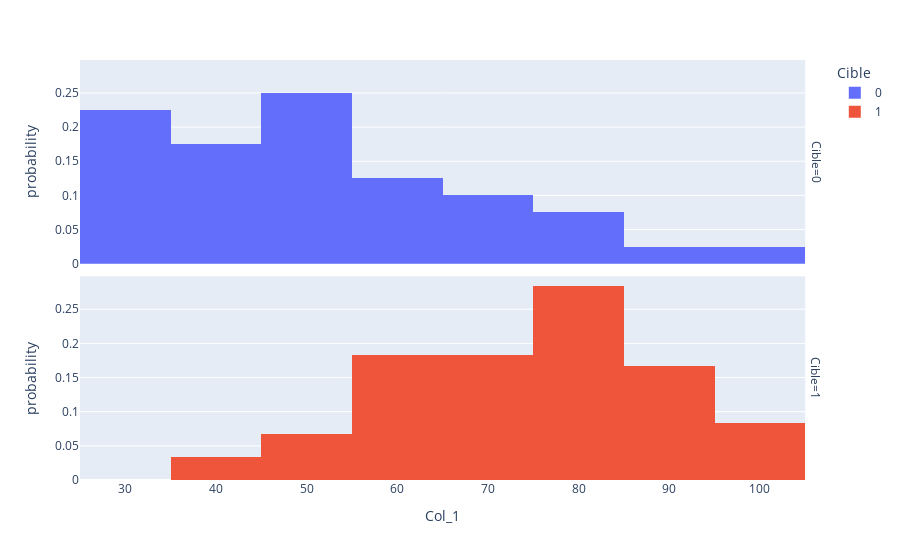
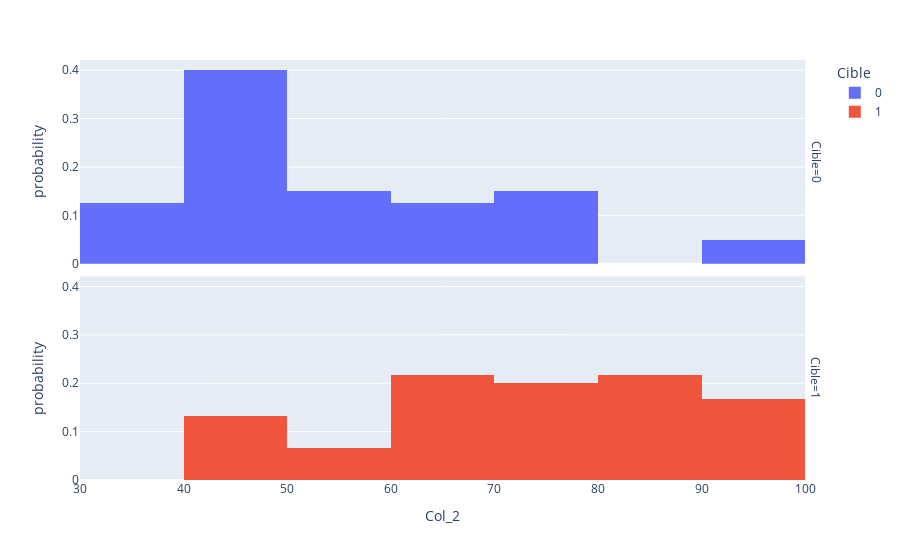

Source (notebook cell) for these figures, in order:
### Code cell
num_features = ['Col_1', 'Col_2']
for f in num_features:
    fig = px.histogram(df, f, color = 'Cible', facet_row = 'Cible', histnorm = 'probability')
    fig.show()

### Figure 1 — Plotly figure (JSON) as saved in the notebook; plotly's stock layout.template omitted (floating-point values rounded to 4 significant figures)
{"data": [{"alignmentgroup": "True", "bingroup": "x", "histnorm": "probability", "hovertemplate": "Cible=0<br>Col_1=%{x}<br>probability=%{y}<extra></extra>", "legendgroup": "0", "marker": {"color": "#636efa", "pattern": {"shape": ""}}, "name": "0", "offsetgroup": "0", "orientation": "v", "showlegend": true, "type": "histogram", "x": [34.62, 30.29, 35.85, 45.08, 95.86, 75.01, 39.54, 67.95, 67.37, 50.53, 34.21, 93.11, 61.83, 38.79, 52.11, 40.24, 54.64, 33.92, 74.79, 34.18, 51.55, 82.37, 51.05, 62.22, 34.52, 50.29, 49.59, 32.58, 35.29, 56.25, 30.06, 44.67, 66.56, 49.07, 32.72, 60.46, 82.23, 42.08, 52.35, 55.48], "xaxis": "x2", "yaxis": "y2"}, {"alignmentgroup": "True", "bingroup": "x", "histnorm": "probability", "hovertemplate": "Cible=1<br>Col_1=%{x}<br>probability=%{y}<extra></extra>", "legendgroup": "1", "marker": {"color": "#EF553B", "pattern": {"shape": ""}}, "name": "1", "offsetgroup": "1", "orientation": "v", "showlegend": true, "type": "histogram", "x": [60.18, 79.03, 61.11, 75.02, 76.1, 84.43, 82.31, 69.36, 53.97, 69.07, 70.66, 76.98, 89.68, 77.92, 62.27, 80.19, 61.38, 85.4, 52.05, 64.18, 83.9, 94.44, 77.19, 97.77, 62.07, 91.56, 79.94, 99.27, 90.55, 97.65, 74.25, 71.8, 75.4, 40.46, 80.28, 66.75, 64.04, 72.35, 60.46, 58.84, 99.83, 47.26, 50.46, 88.91, 94.83, 67.32, 57.24, 80.37, 68.47, 75.48, 78.64, 94.09, 90.45, 74.49, 89.85, 83.49, 42.26, 99.32, 55.34, 74.78], "xaxis": "x", "yaxis": "y"}], "layout": {"annotations": [{"font": {}, "showarrow": false, "text": "Cible=1", "textangle": 90, "x": 0.98, "xanchor": "left", "xref": "paper", "y": 0.2425, "yanchor": "middle", "yref": "paper"}, {"font": {}, "showarrow": false, "text": "Cible=0", "textangle": 90, "x": 0.98, "xanchor": "left", "xref": "paper", "y": 0.7575, "yanchor": "middle", "yref": "paper"}], "barmode": "relative", "legend": {"title": {"text": "Cible"}, "tracegroupgap": 0}, "margin": {"t": 60}, "xaxis": {"anchor": "y", "domain": [0, 0.98], "title": {"text": "Col_1"}}, "xaxis2": {"anchor": "y2", "domain": [0, 0.98], "matches": "x", "showticklabels": false}, "yaxis": {"anchor": "x", "domain": [0, 0.485], "title": {"text": "probability"}}, "yaxis2": {"anchor": "x2", "domain": [0.515, 1], "matches": "y", "title": {"text": "probability"}}}}

### Figure 2 — Plotly figure (JSON) as saved in the notebook; plotly's stock layout.template omitted (floating-point values rounded to 4 significant figures)
{"data": [{"alignmentgroup": "True", "bingroup": "x", "histnorm": "probability", "hovertemplate": "Cible=0<br>Col_2=%{x}<br>probability=%{y}<extra></extra>", "legendgroup": "0", "marker": {"color": "#636efa", "pattern": {"shape": ""}}, "name": "0", "offsetgroup": "0", "orientation": "v", "showlegend": true, "type": "histogram", "x": [78.02, 43.89, 72.9, 56.32, 38.23, 30.6, 76.04, 46.68, 42.84, 48.86, 44.21, 38.8, 50.26, 65.0, 63.13, 71.17, 52.21, 98.87, 41.57, 75.24, 46.86, 40.62, 45.82, 52.06, 60.4, 49.8, 59.81, 95.6, 47.02, 39.26, 49.59, 66.45, 41.09, 51.88, 43.31, 42.51, 42.72, 78.84, 60.77, 35.57], "xaxis": "x2", "yaxis": "y2"}, {"alignmentgroup": "True", "bingroup": "x", "histnorm": "probability", "hovertemplate": "Cible=1<br>Col_2=%{x}<br>probability=%{y}<extra></extra>", "legendgroup": "1", "marker": {"color": "#EF553B", "pattern": {"shape": ""}}, "name": "1", "offsetgroup": "1", "orientation": "v", "showlegend": true, "type": "histogram", "x": [86.31, 75.34, 96.51, 46.55, 87.42, 43.53, 76.48, 97.72, 89.21, 52.74, 92.93, 47.58, 65.8, 68.97, 69.95, 44.82, 72.81, 57.05, 69.43, 80.91, 56.31, 65.57, 70.46, 86.73, 96.77, 88.7, 74.16, 61.0, 43.39, 68.86, 69.82, 78.45, 85.76, 97.54, 92.12, 60.99, 78.03, 96.23, 73.09, 75.86, 72.37, 88.48, 75.81, 69.8, 45.69, 66.59, 59.51, 90.96, 85.59, 90.42, 96.65, 77.16, 87.51, 84.85, 45.36, 48.38, 87.1, 68.78, 64.93, 89.53], "xaxis": "x", "yaxis": "y"}], "layout": {"annotations": [{"font": {}, "showarrow": false, "text": "Cible=1", "textangle": 90, "x": 0.98, "xanchor": "left", "xref": "paper", "y": 0.2425, "yanchor": "middle", "yref": "paper"}, {"font": {}, "showarrow": false, "text": "Cible=0", "textangle": 90, "x": 0.98, "xanchor": "left", "xref": "paper", "y": 0.7575, "yanchor": "middle", "yref": "paper"}], "barmode": "relative", "legend": {"title": {"text": "Cible"}, "tracegroupgap": 0}, "margin": {"t": 60}, "xaxis": {"anchor": "y", "domain": [0, 0.98], "title": {"text": "Col_2"}}, "xaxis2": {"anchor": "y2", "domain": [0, 0.98], "matches": "x", "showticklabels": false}, "yaxis": {"anchor": "x", "domain": [0, 0.485], "title": {"text": "probability"}}, "yaxis2": {"anchor": "x2", "domain": [0.515, 1], "matches": "y", "title": {"text": "probability"}}}}
